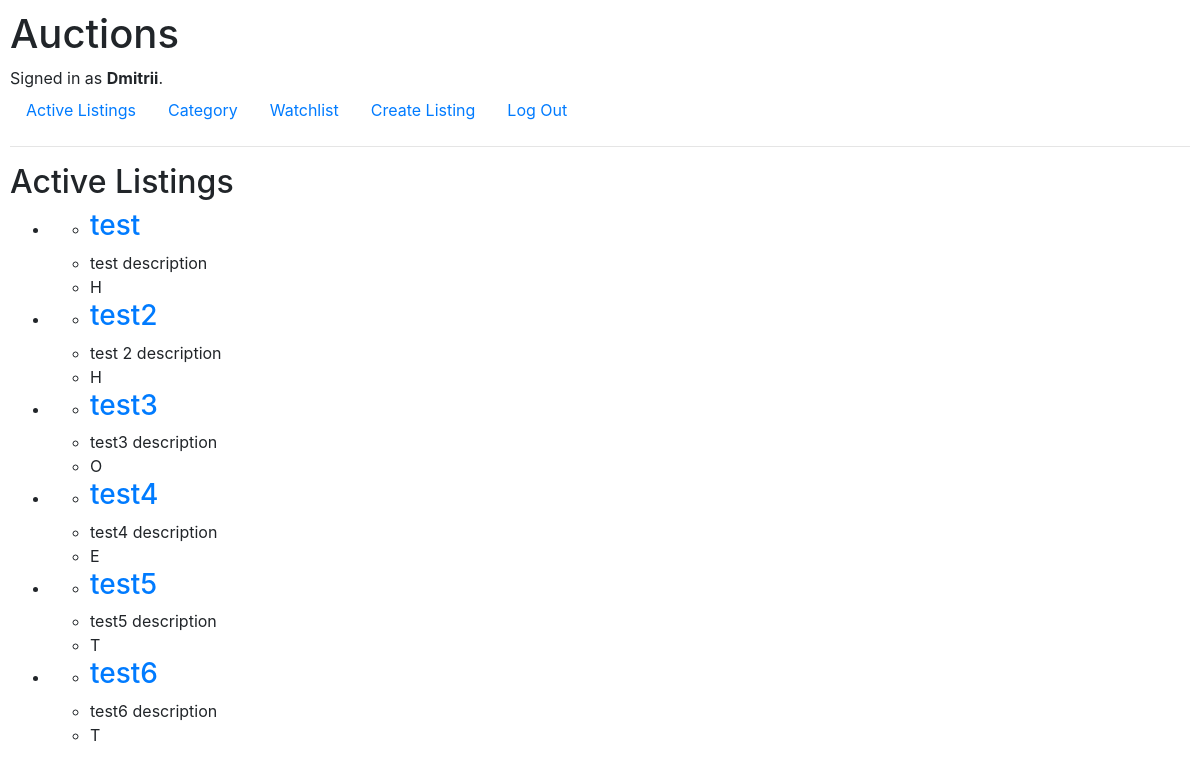
Screenshot of / (signed in) with the database file from the repository.
### auctions/models.py (models this page shows)
class User(AbstractUser):
    pass

class Listing(models.Model):
    CATEGORIES = [
        ('H', 'Home'),
        ('F', 'Fashion'),
        ('T', 'Toys'),
        ('E', 'Electronics'),
        ('O', 'Other')
    ]
    title = models.CharField(max_length=64)
    description = models.TextField()
    category = models.CharField(max_length=1, choices=CATEGORIES)
    watching = models.ManyToManyField(User,related_name='listings')

### auctions/views.py (the view)
# urls.py: path("", views.index, name="index"),
def index(request):
    listings = Listing.objects.all()
    return render(request, "auctions/index.html", {
        "listings": listings
    })

### auctions/templates/auctions/index.html
{% extends "auctions/layout.html" %}
{% block body %}
    <h2>Active Listings</h2>
    <ul>
        {% for listing in listings %}
        <li>
            <ul>
                <li><a href="{% url 'listing_page' listing.id %}"><h3>{{listing.title}}</h3></a></li>
                <li>{{listing.description}}</li>
                <li>{{listing.category}}</li>
            </ul>
        </li>
        {% endfor %}
    </ul>
{% endblock %}

### auctions/templates/auctions/layout.html (shortened to what this page needs)
{% load static %}
<!DOCTYPE html>
<html lang="en">
    <head>
        <link rel="stylesheet" href="https://stackpath.bootstrapcdn.com/bootstrap/4.4.1/css/bootstrap.min.css">
        <link href="{% static 'auctions/styles.css' %}" rel="stylesheet">
    </head>
    <body>
        <h1>Auctions</h1>
        <div>
            {% if user.is_authenticated %}
                Signed in as <strong>{{ user.username }}</strong>.
            {% else %}
                Not signed in.
            {% endif %}
        </div>
        <ul class="nav">
            <li class="nav-item">
                <a class="nav-link" href="{% url 'index' %}">Active Listings</a>
            </li>
            <li class="nav-item">
                <a class="nav-link" href="{% url 'category' %}">Category</a>
            </li>
            {% if user.is_authenticated %}
                <li class="nav-item">
                    <a class="nav-link" href="{% url 'watchlist' %}">Watchlist</a>
                </li>
                <li class="nav-item">
                    <a class="nav-link" href="{% url 'listing' %}">Create Listing</a>
                </li>
                <li class="nav-item">
                    <a class="nav-link" href="{% url 'logout' %}">Log Out</a>
                </li>
            {% endif %}
        </ul>
        <hr>
        {% block body %}
        {% endblock %}
    </body>
</html>

### auctions/static/auctions/styles.css (style rules this page uses)
body { padding: 10px; }

### rows the page displays
User: username "Dmitrii"
Listing: title "test", description "test description", category "H"
Listing: title "test2", description "test 2 description", category "H"
Listing: title "test3", description "test3 description", category "O"
Listing: title "test4", description "test4 description", category "E"
Listing: title "test5", description "test5 description", category "T"
Listing: title "test6", description "test6 description", category "T"
